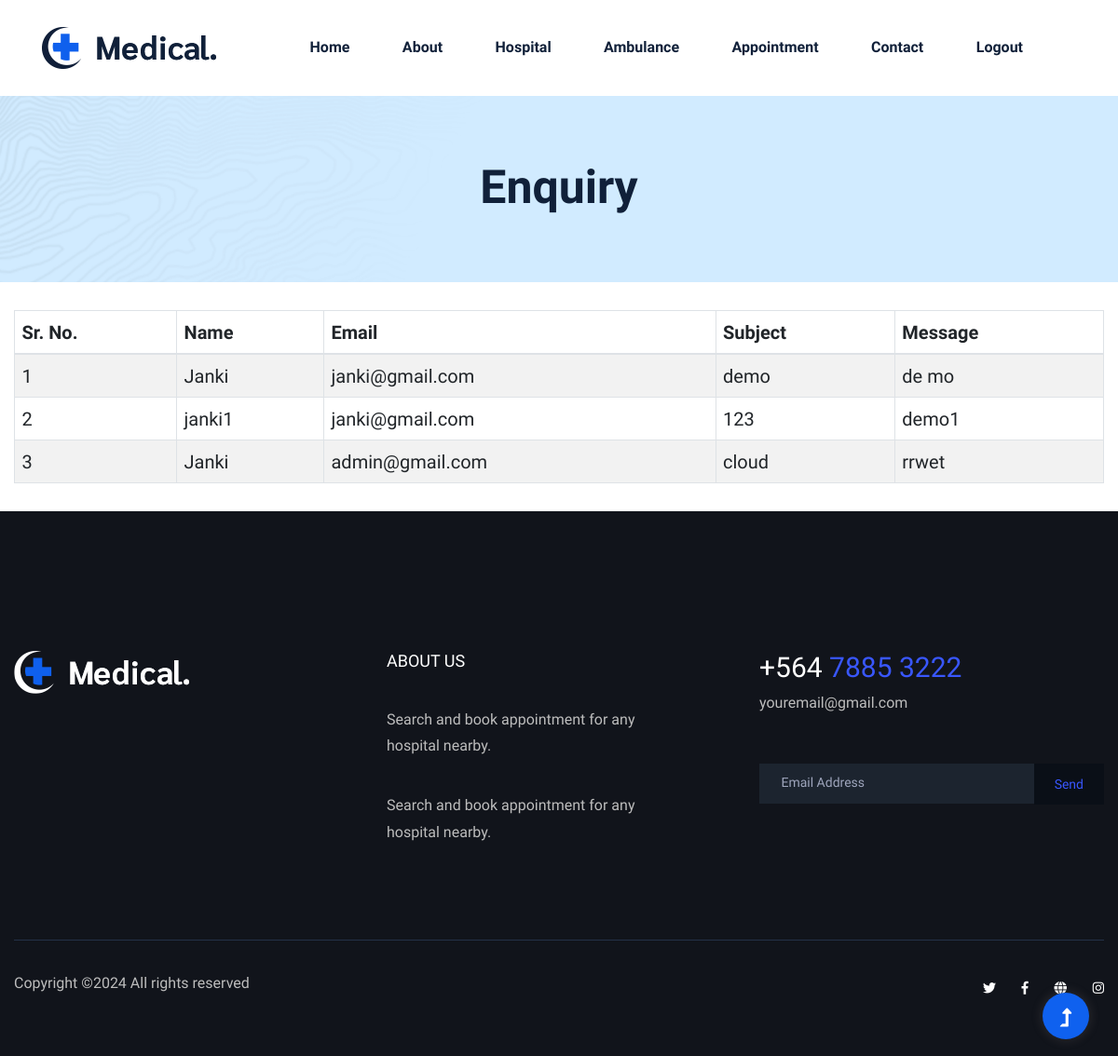
The app's page /view_enquiry.php (signed in) with its own data.
### tables this page shows
CREATE TABLE `contact` (
  `id` int(5) NOT NULL,
  `name` varchar(250) NOT NULL,
  `email` varchar(250) NOT NULL,
  `subject` varchar(250) NOT NULL,
  `message` longtext NOT NULL,
  `status` varchar(50) NOT NULL,
  `created_at` timestamp NULL DEFAULT current_timestamp()
);

### view_enquiry.php (the view, shortened to what this page needs)
<?php
include('header.php');
?>
 <div class="slider-area2">
        <div class="slider-height2 d-flex align-items-center">
            <div class="container">
                <div class="row">
                <div class="col-xl-12">
                    <div class="hero-cap hero-cap2 text-center">
                        <h2>Enquiry</h2>
                    </div>
                </div>
                </div>
            </div>
        </div>
    </div>
<div class="container my-5">
    <table class="table table-bordered table-striped table-hover font1">
        <thead>
            <tr>
                <th>Sr. No.</th>
                <th>Name</th>
                <th>Email</th>
                <th>Subject</th>
                <th>Message</th>
            </tr>
        </thead>
        <tbody>
            <?php
             $query="SELECT * from `contact`";
             include('config.php');
             $res=mysqli_query($conn,$query);
             $sno=1;
             while($data=mysqli_fetch_array($res)){
                ?>
                <tr>
                    <td><?php echo $sno?></td>
                    <td><?php echo $data['name']?></td>
                    <td><?php echo $data['email']?></td>
                    <td><?php echo $data['subject']?></td>
                    <td><?php echo $data['message']?></td>
                </tr>
                <?php
                $sno++;
            }
            ?>
        </tbody>
    </table>
</div>
<?php
include('footer.php');
?>

### style1.css (style rules this page uses)
.font1 { font-weight:500; font-size: 20px; }

### records on screen
contact: name "Janki", email "janki@gmail.com", subject "demo", message "de mo"
contact: name "janki1", email "janki@gmail.com", subject "123", message "demo1"
contact: name "Janki", email "admin@gmail.com", subject "cloud", message "rrwet"
